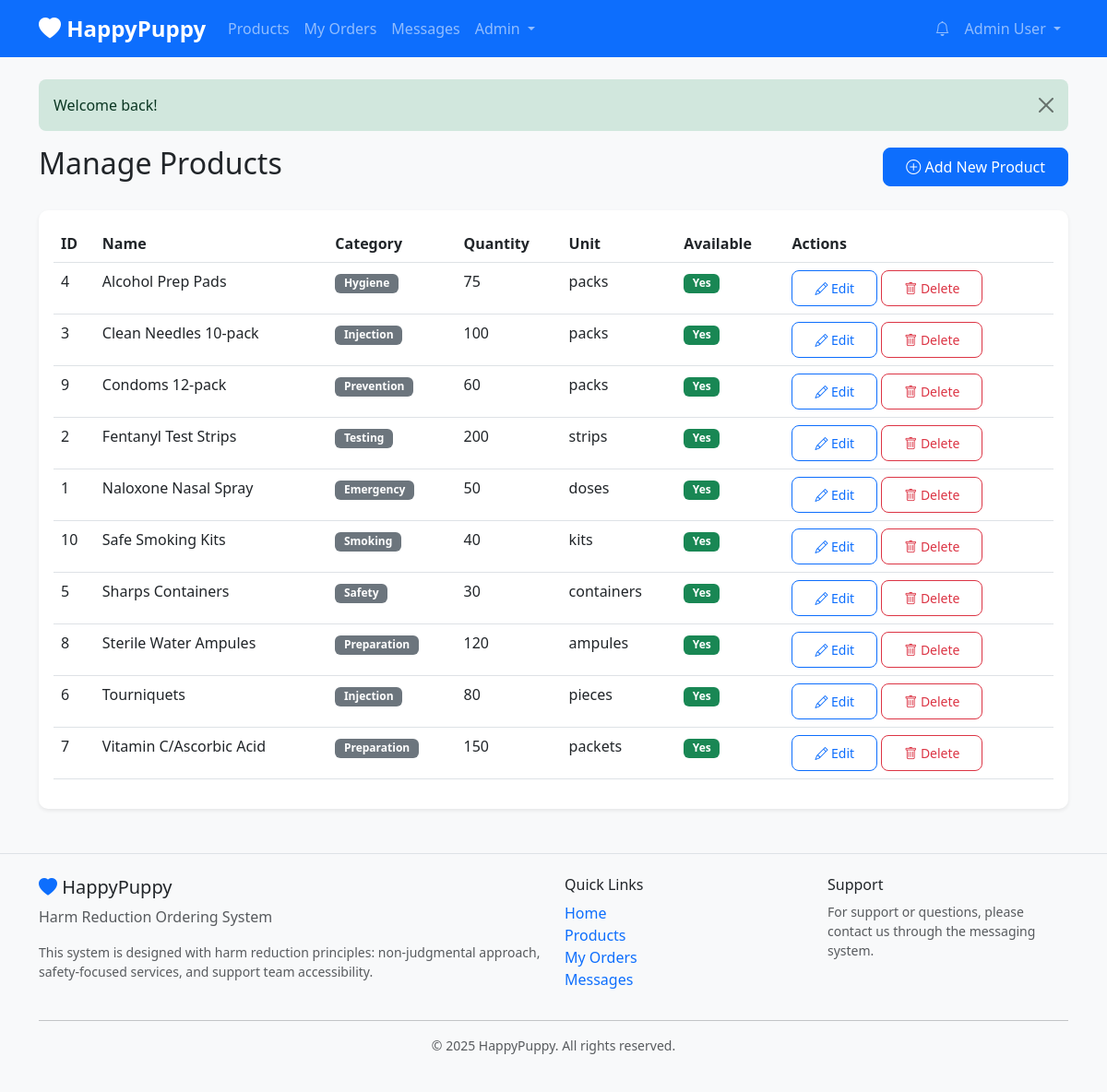
/admin/products.php (signed in), run on the app's committed database.
### tables this page shows
CREATE TABLE IF NOT EXISTS products (
    id INT AUTO_INCREMENT PRIMARY KEY,
    name VARCHAR(255) NOT NULL,
    description TEXT NOT NULL,
    category VARCHAR(100) NOT NULL,
    quantity INT NOT NULL DEFAULT 0,
    unit VARCHAR(50) NOT NULL,
    safety_info TEXT NOT NULL,
    is_available BOOLEAN DEFAULT TRUE,
    image VARCHAR(255) DEFAULT '',
    created_at TIMESTAMP DEFAULT CURRENT_TIMESTAMP,
    updated_at TIMESTAMP DEFAULT CURRENT_TIMESTAMP ON UPDATE CURRENT_TIMESTAMP,
    INDEX idx_category (category),
    INDEX idx_available (is_available)
);

### includes/config.php (called while the page is built, shortened)
<?php
class Database {
    private static $connection = null;
    public static function getConnection() {
        if (self::$connection === null) {
            try {
                self::$connection = new mysqli(DB_HOST, DB_USER, DB_PASS, DB_NAME);
                self::$connection->set_charset("utf8mb4");
            } catch (Exception $e) {
                die("Database connection error: " . $e->getMessage());
            }
        }
        return self::$connection;
    }
}
?>

### models/Product.php (called while the page is built, shortened)
<?php
require_once __DIR__ . '/../includes/config.php';
class Product {
    private $db;
    public function __construct() {
        $this->db = Database::getConnection();
    }
    public function getAll($availableOnly = false) {
        $query = "SELECT * FROM products";
        $query .= " ORDER BY name ASC";
        $result = $this->db->query($query);
        return $result->fetch_all(MYSQLI_ASSOC);
    }
}
?>

### admin/products.php (the view, shortened to what this page needs)
<?php
require_once __DIR__ . '/../includes/config.php';
require_once __DIR__ . '/../models/Product.php';
$productModel = new Product();
$products = $productModel->getAll();
require_once __DIR__ . '/../includes/header.php';
?>
<div class="d-flex justify-content-between align-items-center mb-4">
    <h2>Manage Products</h2>
    <a href="/admin/product-edit.php" class="btn btn-primary">
        <i class="bi bi-plus-circle"></i> Add New Product
    </a>
</div>
<div class="card shadow-sm">
    <div class="card-body">
        <div class="table-responsive">
            <table class="table table-hover">
                <thead>
                    <tr>
                        <th>ID</th>
                        <th>Name</th>
                        <th>Category</th>
                        <th>Quantity</th>
                        <th>Unit</th>
                        <th>Available</th>
                        <th>Actions</th>
                    </tr>
                </thead>
                <tbody>
                    <?php foreach ($products as $product): ?>
                        <tr>
                            <td><?php echo $product['id']; ?></td>
                            <td><?php echo htmlspecialchars($product['name']); ?></td>
                            <td><span class="badge bg-secondary"><?php echo htmlspecialchars($product['category']); ?></span></td>
                            <td><?php echo $product['quantity']; ?></td>
                            <td><?php echo htmlspecialchars($product['unit']); ?></td>
                            <td>
                                <?php if ($product['is_available']): ?>
                                    <span class="badge bg-success">Yes</span>
                                <?php else: ?>
                                    <span class="badge bg-danger">No</span>
                                <?php endif; ?>
                            </td>
                            <td>
                                <a href="/admin/product-edit.php?id=<?php echo $product['id']; ?>" class="btn btn-sm btn-outline-primary">
                                    <i class="bi bi-pencil"></i> Edit
                                </a>
                                <form method="POST" class="d-inline">
                                    <button type="submit" name="delete" class="btn btn-sm btn-outline-danger"
                                            data-confirm-delete>
                                        <i class="bi bi-trash"></i> Delete
                                    </button>
                                </form>
                            </td>
                        </tr>
                    <?php endforeach; ?>
                </tbody>
            </table>
        </div>
    </div>
</div>
<?php require_once __DIR__ . '/../includes/footer.php'; ?>

### public/css/style.css (style rules this page uses)
:root { --primary-color: #0d6efd; --secondary-color: #6c757d; --success-color: #198754; --danger-color: #dc3545; --warning-color: #ffc107; --info-color: #0dcaf0; }
body { font-family: 'Segoe UI', Tahoma, Geneva, Verdana, sans-serif; background-color: #f8f9fa; }
.card { border: none; border-radius: 10px; transition: transform 0.2s, box-shadow 0.2s; }
.btn { border-radius: 8px; padding: 0.5rem 1.5rem; transition: all 0.2s; }
.badge { padding: 0.4em 0.8em; border-radius: 6px; }
.table { background-color: white; }

### data on the page
products: id "4", name "Alcohol Prep Pads", category "Hygiene", quantity "75", unit "packs", is_available "Yes"
products: id "3", name "Clean Needles 10-pack", category "Injection", quantity "100", unit "packs", is_available "Yes"
products: id "9", name "Condoms 12-pack", category "Prevention", quantity "60", unit "packs", is_available "Yes"
products: id "2", name "Fentanyl Test Strips", category "Testing", quantity "200", unit "strips", is_available "Yes"
products: id "1", name "Naloxone Nasal Spray", category "Emergency", quantity "50", unit "doses", is_available "Yes"
products: id "10", name "Safe Smoking Kits", category "Smoking", quantity "40", unit "kits", is_available "Yes"
products: id "5", name "Sharps Containers", category "Safety", quantity "30", unit "containers", is_available "Yes"
products: id "8", name "Sterile Water Ampules", category "Preparation", quantity "120", unit "ampules", is_available "Yes"
products: id "6", name "Tourniquets", category "Injection", quantity "80", unit "pieces", is_available "Yes"
products: id "7", name "Vitamin C/Ascorbic Acid", category "Preparation", quantity "150", unit "packets", is_available "Yes"

### other printed values
$_SESSION['name'] "Admin User"
$flash['message'] "Welcome back!"
